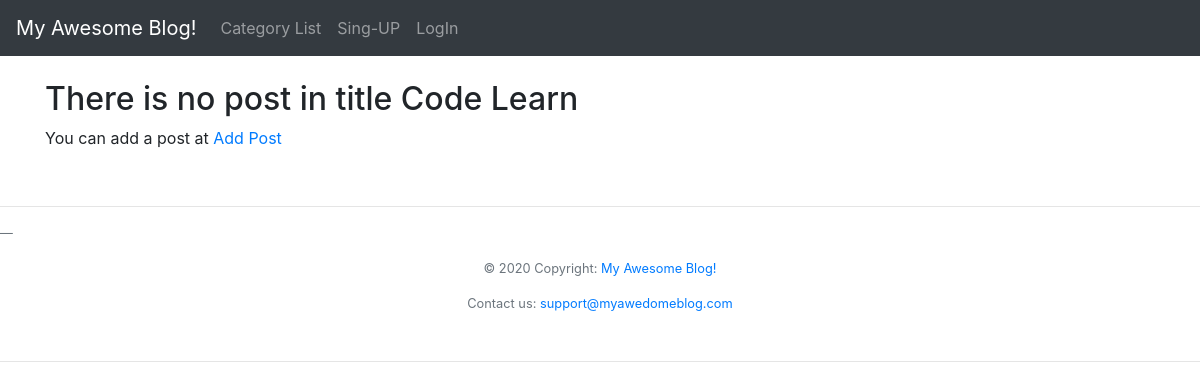
The app's page /category/code-learn/, older data.
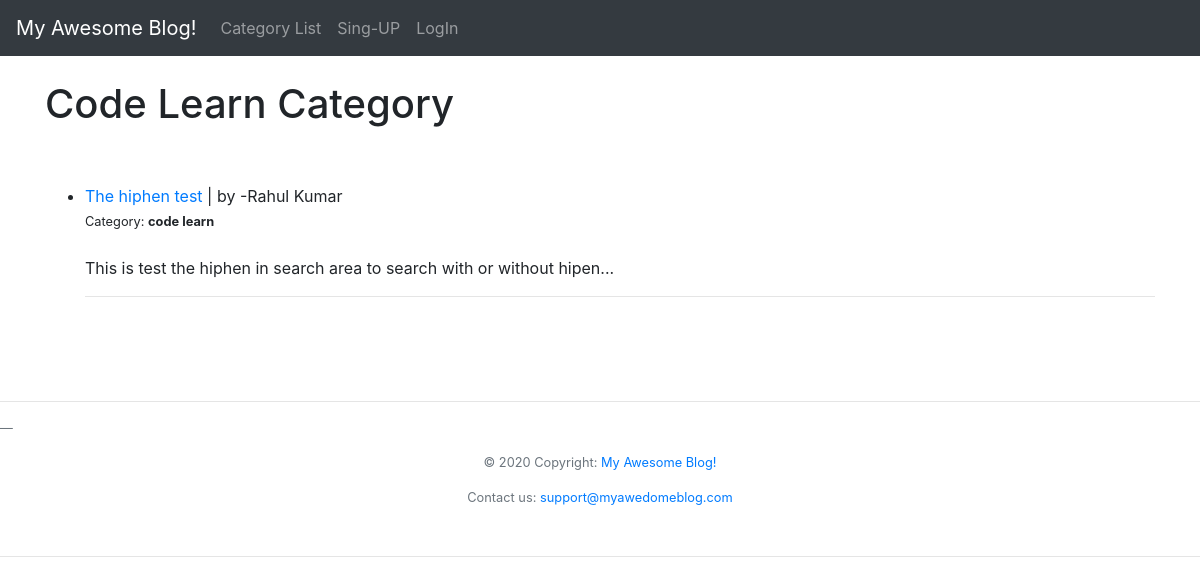
The same page, newer data.
### theblog/models.py (models this page shows, shortened)
class Post(models.Model):
    title = models.CharField(max_length=255)
    title_tag = models.CharField(max_length=255)
    author = models.ForeignKey(User, on_delete=models.CASCADE)
    body = models.TextField(max_length=10000)
    post_date = models.DateField(auto_now_add=True)
    post_time = models.TimeField(auto_now_add=True)
    update_time = models.DateTimeField(auto_now=True)
    category = models.CharField(max_length=255, default='other')

### theblog/views.py (the view)
def CategoryView(request, cats):
    category_post = Post.objects.filter(category=cats.replace('-', ' '))
    return render(request, 'categories.html', {'cats': cats.title().replace('-', ' '), 'category_post': category_post})

### theblog/templates/categories.html (shortened to what this page needs)
<!doctype html>
<html lang="en">
<head>
</head>
<body>
{% extends 'base.html' %}
{% block content%}
{% if category_post%}
<h1 style="text-transform: title;">{{cats}} Category</h1>
<br>
<br>
<ul>
    {% for post in category_post %}
    <li><a href="{% url 'article-detail' post.pk %}">{{ post.title}}</a> | by -{{ post.author.first_name}}
        {{post.author.last_name}}
        <br>
        <small>Category: <strong>{{ post.category }}</strong> </small>
        <br/>
        <br>
        {{post.body|slice:":100"|safe}}... <br>
        <hr>
    </li>
    {% endfor %}
</ul>
<br>
<br>
{%else%}
<h2>There is no post in title {{cats}}</h2>
<p>You can add a post at <a href="{% url 'add_post' %}">Add Post</a></p>
{% endif%}
{% endblock %}

Row changes from the older to the newer data that the page shows:
added Post: category "Code Learn", title "The hiphen test", author.first_name "Rahul", author.last_name "Kumar", category "code learn", body "This is test the hiphen in search area to search with or without hipen"
Text that changed along with them:
{{ cats }}: "Code Learn" → (not shown)
text no longer shown: "There is no post in title You can add a post at Add Post"
text now shown: "Category"
